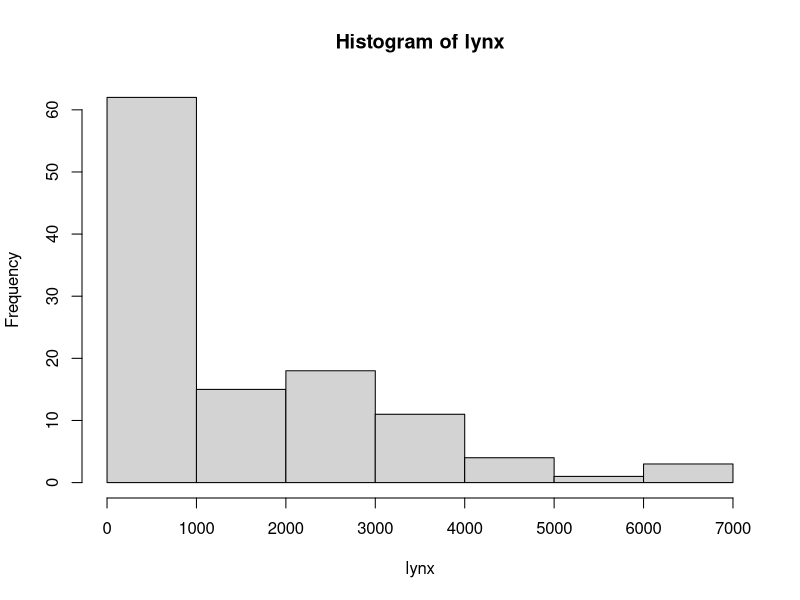
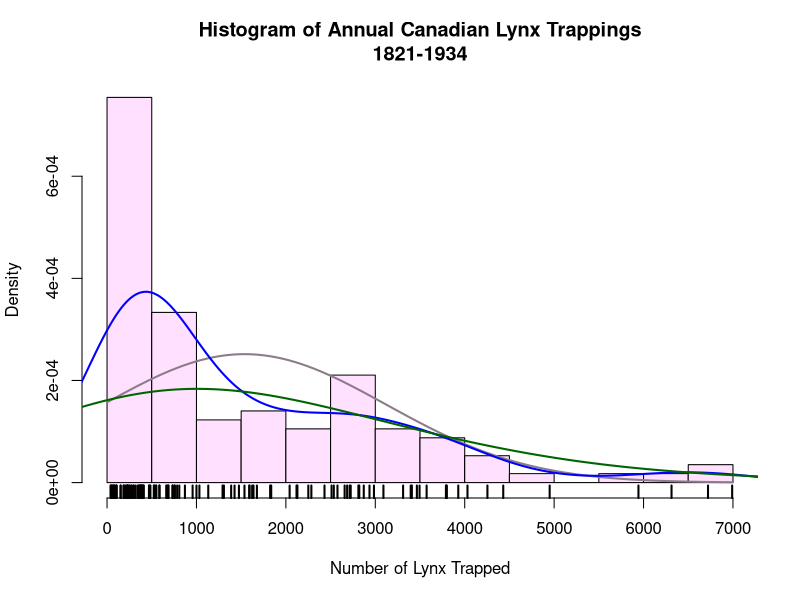

Here is the R script that generated these plots, in order:
#!/usr/bin/env Rscript
# LOAD DATA SET
library("datasets")
# Annual Canadian Lynx trappings 1821-1934
data(lynx)
# HISTOGRAM WITH DEFAULTS
hist(lynx)
# HISTOGRAM WITH OPTIONS
hist(lynx,
  breaks = 14, # "Suggests" 14 bins.
  freq = FALSE, # Axis shows density, not frequency.
  col = "thistle1", # Color for the histogram.
  main = "Histogram of Annual Canadian Lynx Trappings\n1821-1934",
  xlab = "Number of Lynx Trapped"
) # Label X axis

# SUPERIMPOSED NORMAL DISTRIBUTION
curve(dnorm(x, mean = mean(lynx), sd = sd(lynx)), # Shape, mean, SD
  col = "thistle4", # Color of the curve.
  lwd = 2, # Line width of 2 pixels.
  add = TRUE
) # Superimpose on the previous graph.
# SUPERIMPOSED KERNEL DENSITY ESTIMATES
lines(density(lynx), col = "blue", lwd = 2)
lines(density(lynx, adjust = 3), col = "darkgreen", lwd = 2)
# SUPERIMPOSED RUG PLOT
rug(lynx, lwd = 2)
# CLEAN UP
# Unloads data sets package.
detach("package:datasets", unload = TRUE)
# Remove all objects from workspace.
rm(list = ls())
